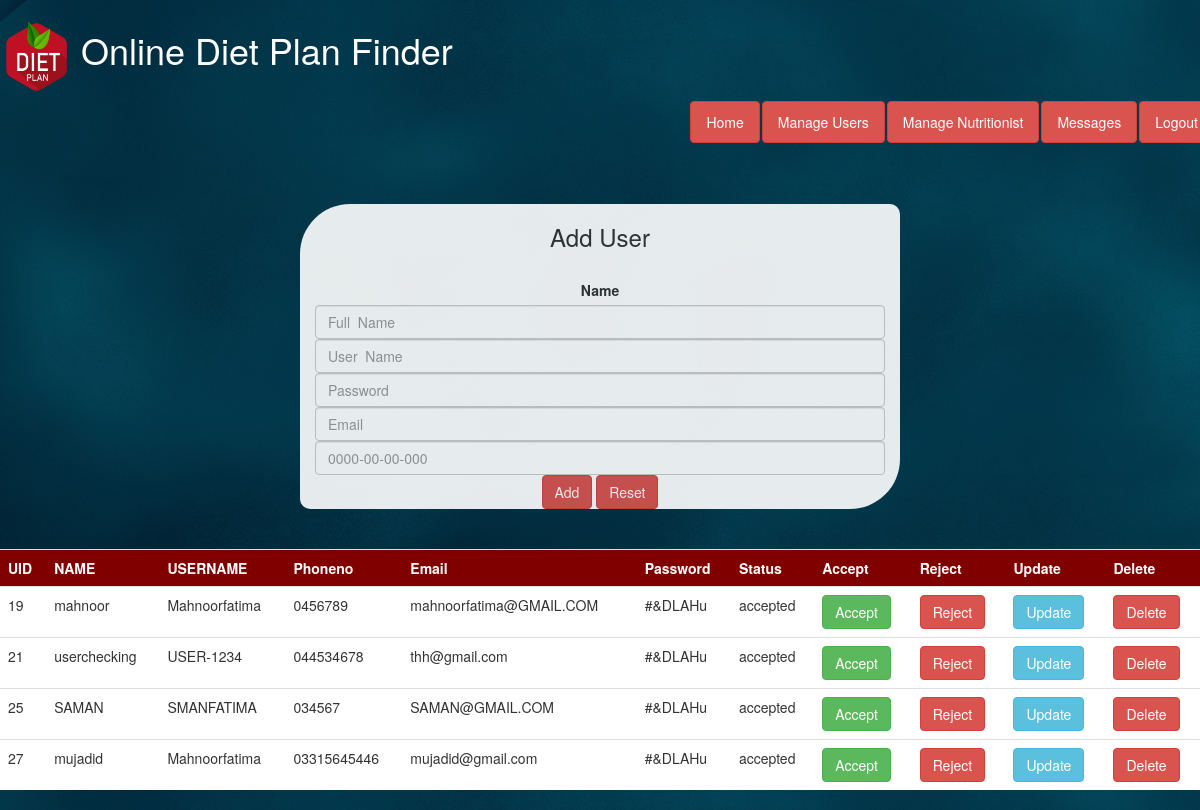
The page /manage_users.php (signed in) on the database its author committed.
### tables this page shows
CREATE TABLE IF NOT EXISTS `user` (
  `UID` int(11) NOT NULL AUTO_INCREMENT,
  `name` varchar(20) NOT NULL,
  `username` varchar(100) NOT NULL,
  `phone` varchar(13) NOT NULL,
  `email` varchar(50) NOT NULL,
  `password` varchar(20) NOT NULL,
  `type` varchar(30) NOT NULL,
  `status` varchar(30) NOT NULL,
  `pic` varchar(500) DEFAULT NULL,
  `intro` varchar(1000) DEFAULT NULL,
  `qualification` varchar(200) DEFAULT NULL,
  `experience` varchar(400) DEFAULT NULL,
  PRIMARY KEY (`UID`)
);

### manage_users.php (the view, shortened to what this page needs)
 <!DOCTYPE html>
<html lang="en">
  <head>
    <link rel="stylesheet" href="https://cdnjs.cloudflare.com/ajax/libs/font-awesome/4.7.0/css/font-awesome.min.css">
    <link href="css/bootstrap.min.css" rel="stylesheet">
<link rel="stylesheet" href="https://maxcdn.bootstrapcdn.com/bootstrap/3.4.1/css/bootstrap.min.css">
  </head>
  <body  >
  <div class="navbar" style="background-color: url(img/baC.jpg)"  >
     <header><b><a href="admin.php"> <h1 style="color:white" ><img src="img/logo1.png" width="70px" height="70px"> Online Diet Plan Finder</h1></a></header>
                     <ul class="nav nav-pills navbar-right">
                     <li><a style="color:white" class="btn btn-danger" href="admin.php" >Home</a></li>
                                                      <li><a style="color:white" class="btn btn-danger" href="manage_users.php" >Manage Users</a></li>
                                                      <li><a style="color:white" class="btn btn-danger" href="manage_nutritionist.php" >Manage Nutritionist</a></li>
                                                      <li><a style="color:white" class="btn btn-danger" href="admin_messages.php" >Messages</a></li>
                                                      <li><a href="logout.php" style="color:white" class="btn btn-danger" style="color:white" >Logout</a></li>
                            </ul>
        </div>
 <span style="background-image: url(img/baC.jpg)">
      <br><br>
	<section class="hero-section set-bg" data-setbg="img/head.jpg">
		<div class="container"  align="center" style="background-color:white;opacity:0.9;width:50%;border-radius: 50px 10px;">
			<div class="hero-text text-black">
      <div class="contact-form">
<center>
    <h3>Add User</h3><br>
<form method="post" >
  <label>Name</label>
<input type="text" name="name" class="form-control" placeholder="Full  Name"  minlength="3" maxlength="100"  onkeydown="return /[a-zA-Z]/i.test(event.key)"    title="min 3 and max 100 characters allowed (only alphabets) " required>
     <input type="text" name="username" class="form-control" placeholder="User  Name"  minlength="8" maxlength="100"  onkeydown="return /[a-zA-Z0-9-]/i.test(event.key)"  title="min 8 and max 100 characters allowed (only alphabets and numbers with no special Character) " required>
<input type="password" name="password" class="form-control" placeholder="Password "minlength="8" maxlength="20" title="min 8 and max 20 characters allowed  " required>
    <input type="email" name="email" class="form-control" placeholder="Email" title="enter valid email address" required>
    <input type="number" name="phoneno" class="form-control"  title="enter valid PhoneNo" placeholder="0000-00-00-000" pattern="[0-9]{4}-[0-9]{2}-[0-9]{2}-[0-9]{3}" required>
    <input type="submit" class="btn btn-danger" name="submit" value="Add" >
    <input type="reset" class="btn btn-danger" name="reset" value="Reset">
    </form>
</center>
			</div>
		</div>
	</section>
     <br><Br>
    <table class="table" width="100%">
<tr>
    <th>UID</th>
    <th>NAME</th>
    <th>USERNAME</th>
    <th>Phoneno</th>
    <th>Email</th>
    <th>Password</th>
    <th>Status</th>
    <th>Accept</th>
    <th>Reject</th>
    <th>Update</th>
    <th>Delete</th>
</tr>
<?php
$db=mysqli_connect('localhost','root','','diet');
          $sql="select * from user where type='user'";
          $result=mysqli_query($db,$sql);
    while($row=mysqli_fetch_assoc($result)){
    $UID=$row['UID'];
    $name=$row['name'];
    $username=$row['username'];
    $phone=$row['phone'];
    $email=$row['email'];
    $password=$row['password'];
    $status=$row['status'];
?>
<tr>
    <td> <?php Echo $UID;  ?> </td>
    <td> <?php Echo $name;  ?> </td>
    <td> <?php Echo $username;  ?> </td>
    <td> <?php Echo $phone;  ?> </td>
    <td> <?php Echo $email;  ?> </td>
    <td> <?php Echo $password;  ?> </td>
    <td> <?php Echo $status;  ?> </td>
  <?php echo "<td><a href='status.php?accept=$UID' class='btn btn-success' >Accept</a></td>"; ?>
   <?php  echo "<td><a href='status.php?reject=$UID' class='btn btn-danger' >Reject</a></td>"; ?>
  <?php echo "<td><a href='update_user_admin.php?UID=$UID' class='btn btn-info' >Update</a></td>"; ?>
 <?php echo "<td><a href='manage_users.php?UID=$UID' class='btn btn-danger'>Delete</a></td>"; ?>
</tr>
<?php } ?>
</table>
</body>
</html>

### manage_users.php (style rules this page uses)
body { background-image: url(img/baC.jpg); }
td { background-color:white; }
th { background-color:maroon; color:white; }

### rows shown on the page
user: UID "19", name "mahnoor", username "Mahnoorfatima", phone "0456789", email "mahnoorfatima@GMAIL.COM", password "#&DLAHu", status "accepted"
user: UID "21", name "userchecking", username "USER-1234", phone "044534678", email "thh@gmail.com", password "#&DLAHu", status "accepted"
user: UID "25", name "SAMAN", username "SMANFATIMA", phone "034567", email "SAMAN@GMAIL.COM", password "#&DLAHu", status "accepted"
user: UID "27", name "mujadid", username "Mahnoorfatima", phone "03315645446", email "mujadid@gmail.com", password "#&DLAHu", status "accepted"
